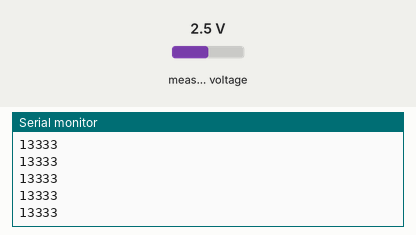
This sketch was run on a simulated ESP32. On the bench: the last lines printed to the serial monitor. The test bench sets the inputs (shaded band); at power-on: measured voltage 2.5 V.

Above: at 1.2 s.
1.3 s: measured voltage set to 0.1 V
At 2.1 s:
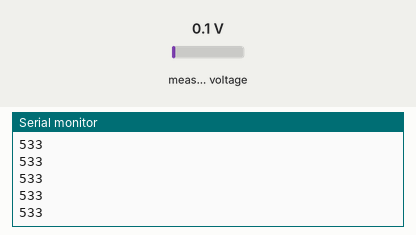
2.8 s: measured voltage set to 1.2 V
At 3.5 s:
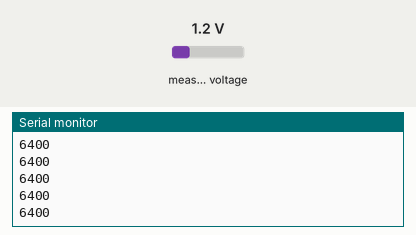
Timing chart, 0 to 5.8 s (numbered marks = the images above; inputs shaded):
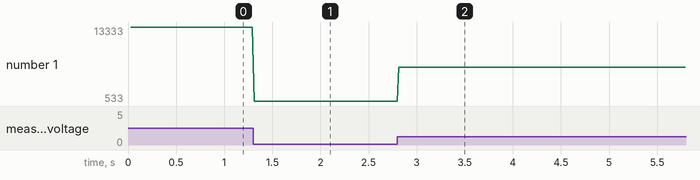

The sketch:

Codigo_EMG.ino
```cpp
#include <Wire.h>
#include <Adafruit_ADS1X15.h>

// Define los pines SDA y SCL personalizados
#define SDA_PIN 6  // Cambia este número al pin que quieras usar como SDA
#define SCL_PIN 7  // Cambia este número al pin que quieras usar como SCL

Adafruit_ADS1115 ads;  // Instancia del ADS1115

void setup() {
  Serial.begin(9600);
  Serial.println("Iniciando ADS1115 con pines personalizados");

  // Inicializar Wire con pines personalizados
  Wire.begin(SDA_PIN, SCL_PIN);

  // Iniciar el ADS1115
  if (!ads.begin()) {
    Serial.println("No se pudo inicializar el ADS1115!");
    while (1);
  }

  // Configurar el rango de medición (opcional)
  // ads.setGain(GAIN_ONE); // 1x gain = +/- 4.096V

  Serial.println("ADS1115 inicializado correctamente!");
}

void loop() {
  // Leer los valores de los diferentes canales
  int16_t adc3;


  adc3 = ads.readADC_SingleEnded(3);

  // Convertir a voltaje (opcional)

  float volts3 = ads.computeVolts(adc3);

  // Imprimir resultados

  Serial.println(adc3);

  delay(10);
}
```

Measured:
- after the input at 1.3 s, the serial monitor: prints a new line at once (image 1)
- after the input at 2.8 s, the serial monitor: prints a new line at once (image 2)
- plotted number 1: 13333 → 533 after the input at 1.3 s, 533 → 6400 after the input at 2.8 s
